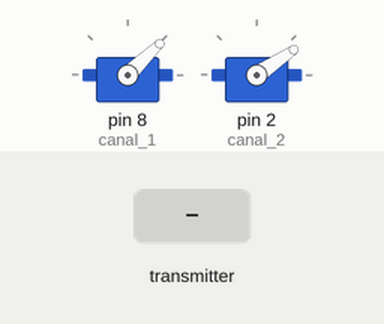
Recording of a sketch running on a simulated Arduino Uno, built with avr-gcc and run on an emulated ATmega328P. Parts: 2 × servo. Inputs (shaded band) come from the test bench. No radio packets arrive unless stated.

Above: at 1.2 s.
1.3 s: the transmitter starts sending ch1 = 64
At 2.0 s:
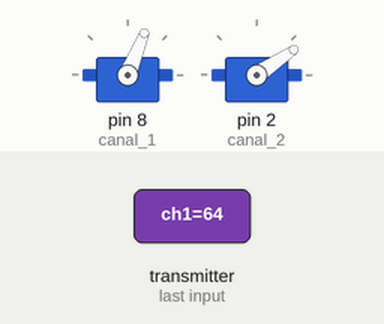
2.8 s: the transmitter starts sending ch2 = 0
At 3.2 s:
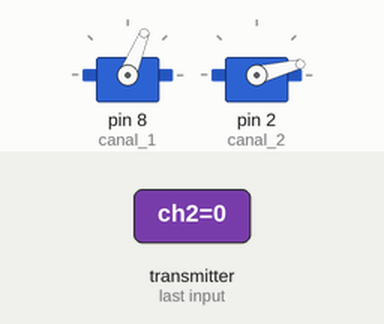
4.3 s: the transmitter starts sending ch1 = 0
At 5.5 s:
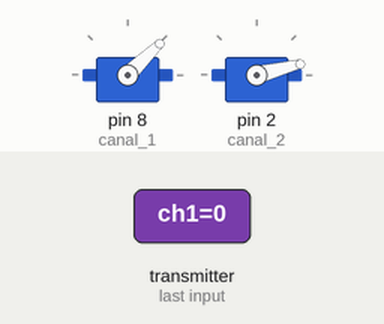
5.8 s: the transmitter starts sending ch2 = 255
At 6.7 s:
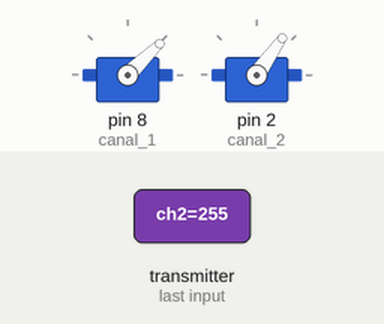
7.3 s: the transmitter starts sending ch1 = 128
At 7.8 s:
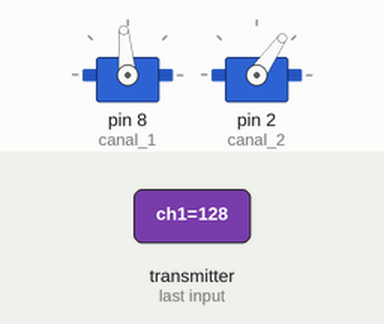
8.8 s: the transmitter starts sending ch2 = 64
At 10.1 s:
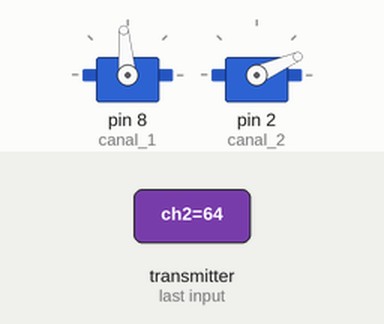
Timing chart, 0 to 11.3 s (numbered marks = the images above; inputs shaded):
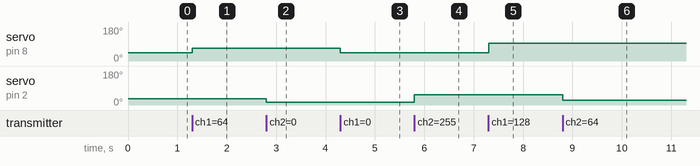

The sketch:

receiver-rf24.ino
```cpp
#include <Servo.h>
#include <RF24.h>
#include <RF24_config.h>
#include <nRF24L01.h>
#include <printf.h>
const uint64_t codigo = 0xE8E8F0F0E1LL;    //Codigo de Transmisor/Receptor
RF24 Receptora(9,10);
struct Datos {                             //Estructura de datos
  byte ch1;
  byte ch2;
};
Datos datosR;
Servo canal_1;                             //Se declaran las salidas como "Servo" para convertirlas en PWM
Servo canal_2;
int ch1_valor = 0;
int ch2_valor = 0;
unsigned long TiempoR = 0;                 //Tiempo en el cual se recibio el mensaje
unsigned long Tiempo = 0;                  //Tiempo actual
void setup() {
  canal_1.attach(8);
  canal_2.attach(2);
  datosR.ch1 = 0;                          //Se resetean los canales
  datosR.ch2 = 127;
  Receptora.begin();
  Receptora.setAutoAck(false);
  Receptora.setDataRate(RF24_250KBPS);
  Receptora.openReadingPipe(1,codigo);
  Receptora.startListening();
}
void loop() {
  Recibir();
  Tiempo = millis();
  if (Tiempo - TiempoR > 1200){            //Si no se recibe señal durante un tiempo se resetean los canales
    datosR.ch1 = 0;
    datosR.ch2 = 127;
  }
  ch1_valor = map(datosR.ch1, 8, 238, 1000, 2000);
  if (ch1_valor < 1000){
    ch1_valor = 1000;
  }
  else if (ch1_valor > 2000){
    ch1_valor = 2000;
  }
  ch2_valor = map(datosR.ch2, 0, 255, 14, 55);
  canal_1.writeMicroseconds(ch1_valor);
  canal_2.write(ch2_valor);
}
void Recibir() {                        //Funcion para recibir los datos
  while (Receptora.available()) {
  Receptora.read(&datosR, sizeof(Datos));
  TiempoR = millis();
}}
```

Measured:
- after the input at 1.3 s, servo on pin 8 (canal_1): 44° → 68° at once
- after the input at 2.8 s, servo on pin 2 (canal_2): 34° → 14° at once
- after the input at 4.3 s, servo on pin 8 (canal_1): 68° → 44° at once
- after the input at 5.8 s, servo on pin 2 (canal_2): 14° → 55° at once
- after the input at 7.3 s, servo on pin 8 (canal_1): 44° → 95° at once
- after the input at 8.8 s, servo on pin 2 (canal_2): 55° → 24° at once
